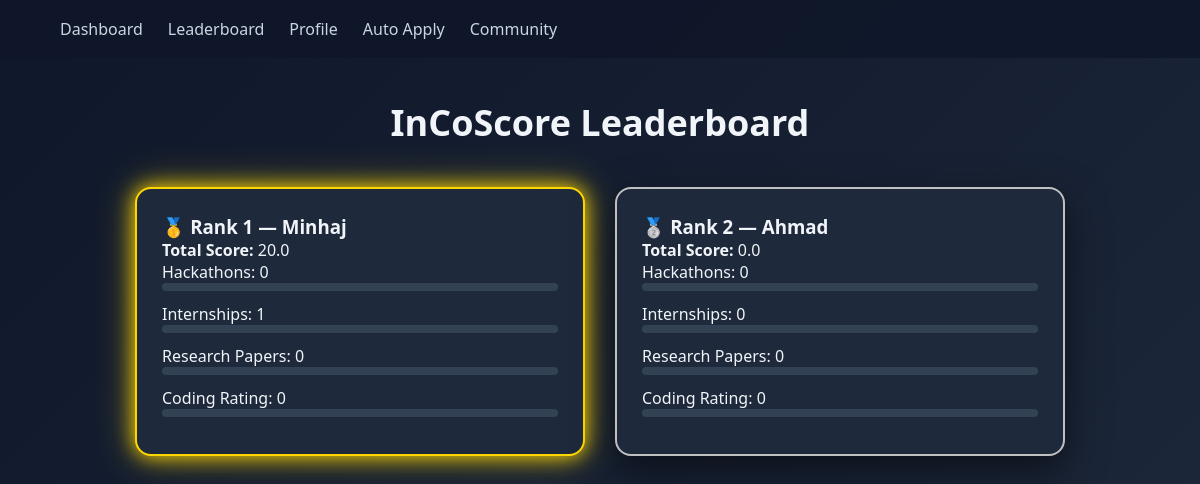
Page /leaderboard/ on the committed database.
### core/models.py (models this page shows)
class StudentProfile(models.Model):
    user = models.OneToOneField(User, on_delete=models.CASCADE)
    domain = models.CharField(max_length=100)
    skills = models.TextField()
    hackathons = models.IntegerField(default=0)
    internships = models.IntegerField(default=0)
    research_papers = models.IntegerField(default=0)
    coding_rating = models.IntegerField(default=0)
    def calculate_score(self):
        return (
            self.hackathons * 10 +
            self.internships * 20 +
            self.research_papers * 25 +
            self.coding_rating / 100
        )

### core/views.py (the view)
# urls.py: path('leaderboard/', views.leaderboard, name='leaderboard'),
def leaderboard(request):
    profiles = StudentProfile.objects.all()
    profiles = sorted(profiles, key=lambda p: p.calculate_score(), reverse=True)
    return render(request, 'leaderboard.html', {
        'profiles': profiles
    })

### templates/leaderboard.html (shortened to what this page needs)
{% extends 'base.html' %} {% block content %}
<h1 class="page-title">InCoScore Leaderboard</h1>
<div class="dashboard-container">
  {% for p in profiles %}
  <div class="leader-card">
        <h3>
            {% if forloop.counter == 1 %}
                🥇
            {% elif forloop.counter == 2 %}
                🥈
            {% elif forloop.counter == 3 %}
                🥉
            {% else %}
                🎖
            {% endif %}
            Rank {{ forloop.counter }} — {{ p.user.username }}
        </h3>
    <p><strong>Total Score:</strong> {{ p.calculate_score }}</p>
    <div class="score-breakdown">
      <p>Hackathons: {{ p.hackathons }}</p>
      <div class="progress">
      </div>
      <p>Internships: {{ p.internships }}</p>
      <div class="progress">
      </div>
      <p>Research Papers: {{ p.research_papers }}</p>
      <div class="progress">
      </div>
      <p>Coding Rating: {{ p.coding_rating }}</p>
      <div class="progress">
      </div>
    </div>
  </div>
  {% endfor %}
</div>
{% endblock %}

### static/style.css (style rules this page uses)
* { margin: 0; padding: 0; box-sizing: border-box; }
body { font-family: 'Segoe UI', sans-serif; background: linear-gradient(135deg, #0f172a, #1e293b); min-height: 100vh; color: #f1f5f9; }
.page-title { text-align: center; font-size: 36px; margin: 40px 0 20px; font-weight: 600; }
.dashboard-container { display: flex; justify-content: center; flex-wrap: wrap; gap: 30px; padding: 20px 40px; }
.leader-card { background: #1e293b; width: 450px; padding: 25px; border-radius: 16px; box-shadow: 0 15px 40px rgba(0,0,0,0.5); margin-bottom: 20px; transition: 0.3s ease; }
.leader-card:nth-child(1) { border: 2px solid gold; }
.leader-card:nth-child(2) { border: 2px solid silver; }
.progress { background: #334155; border-radius: 10px; height: 8px; margin-bottom: 12px; }
.leader-card:nth-child(1) { border: 2px solid gold; box-shadow: 0 0 20px gold, 0 0 40px rgba(255, 215, 0, 0.4); }

### rows in the picture
StudentProfile: user.username "Minhaj", calculate_score "20.0", hackathons "0", internships "1", research_papers "0", coding_rating "0"
StudentProfile: user.username "Ahmad", calculate_score "0.0", hackathons "0", internships "0", research_papers "0", coding_rating "0"
